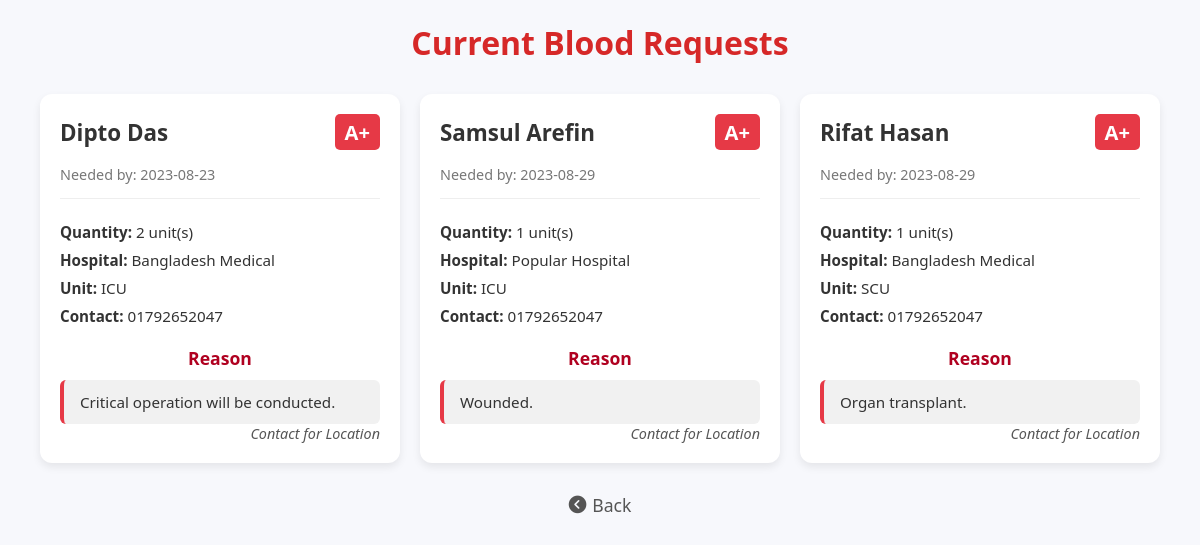
Before: /blood_requests with the older database file.
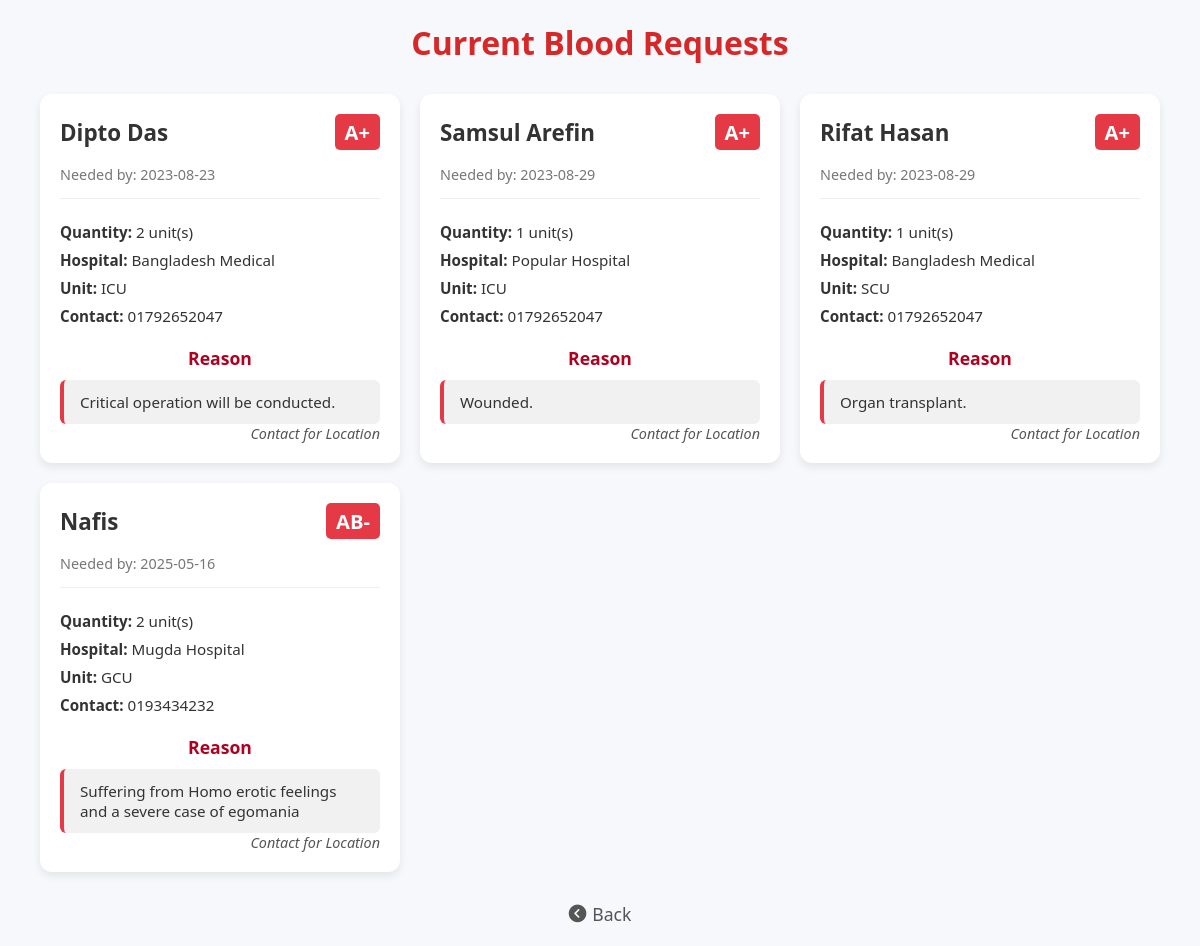
After: the same page with the newer database file.
### tables this page shows
CREATE TABLE "blood_requests" (
    request_id INTEGER PRIMARY KEY AUTOINCREMENT,
    request_by TEXT NOT NULL,
    name TEXT NOT NULL,
    age INTEGER,
    blood_group TEXT,
    quantity INTEGER,
    hospital_unit TEXT,
    hospital_name TEXT,
    date_needed TEXT,
    contact TEXT,
    reason TEXT
);

### views.py (the view)
def blood_requests():
    requests_data = get_all_blood_requests()
    return render_template('bloodrequests_list.html', requests=requests_data)

### encryption.py (called while the page is built)
def decrypt_data(data):
    if data is None:
        return None
    try:
        return fernet.decrypt(data.encode()).decode()
    except:
        return data  # Return original if decryption fails

### models.py (called while the page is built)
def get_all_blood_requests():
    conn = sqlite3.connect(DB_PATH)
    cursor = conn.cursor()
    rows = cursor.execute('SELECT * FROM blood_requests').fetchall()
    conn.close()
    decrypted_requests = []
    for blood in rows:
        decrypted = {
            'id': blood[0],
            'request_by': blood[1],
            'name': decrypt_data(blood[2]),
            'age': decrypt_data(blood[3]),
            'blood_group': decrypt_data(blood[4]),
            'quantity': decrypt_data(blood[5]),
            'hospital_unit': decrypt_data(blood[6]),
            'hospital_name': decrypt_data(blood[7]),
            'date_needed': decrypt_data(blood[8]),
            'contact': decrypt_data(blood[9]),
            'reason': decrypt_data(blood[10]),
            'location': "Contact for Location"
        }
        decrypted_requests.append(decrypted)
    return decrypted_requests

### templates/bloodrequests_list.html (shortened to what this page needs)
<!DOCTYPE html>
<html lang="en">
<head>
    <link rel="stylesheet" href="{{ url_for('static', filename='css/requests_list.css') }}">
    <link rel="stylesheet" href="https://cdnjs.cloudflare.com/ajax/libs/font-awesome/6.5.0/css/all.min.css">
</head>
<body>
    <h1 class="title">Current Blood Requests</h1>
    <div class="cards-container">
        {% for request in requests %}
        <div class="request-card">
            <div class="card-header">
                <h2>{{ request.name }} <span class="blood-group">{{ request.blood_group }}</span></h2>
                <p class="needed-date">Needed by: {{ request.date_needed }}</p>
            </div>
            <div class="card-body">
                <p><strong>Quantity:</strong> {{ request.quantity }} unit(s)</p>
                <p><strong>Hospital:</strong> {{ request.hospital_name }}</p>
                <p><strong>Unit:</strong> {{ request.hospital_unit }}</p>
                <p><strong>Contact:</strong> {{ request.contact }}</p>
                <div class="reason-section">
                    <h3>Reason</h3>
                    <div class="reason-box">{{ request.reason }}</div>
                </div>
            </div>
            <div class="card-footer">
                <span class="location">{{ request.location }}</span>
            </div>
        </div>
        {% endfor %}
    </div>
    <a onclick="history.back();" class="back-btn">
        <i class="fa-solid fa-circle-chevron-left"></i> Back
    </a>
</body>
</html>

### static/css/requests_list.css (style rules this page uses)
body { font-family: 'Segoe UI', Tahoma, Geneva, Verdana, sans-serif; margin: 20px; background-color: #f7f8fc; color: #333; }
.title { text-align: center; margin-bottom: 30px; font-size: 2em; color: #d62828; }
.cards-container { display: grid; grid-template-columns: repeat(auto-fill, minmax(330px, 1fr)); gap: 20px; padding: 0 20px; }
.request-card { background-color: #ffffff; border-radius: 12px; box-shadow: 0 4px 8px rgba(0, 0, 0, 0.08); padding: 20px; display: flex; flex-direction: column; transition: 0.3s ease; }
.card-header { border-bottom: 1px solid #eee; margin-bottom: 15px; }
.card-header h2 { margin: 0; font-size: 1.4em; display: flex; justify-content: space-between; align-items: center; }
.blood-group { background-color: #e63946; color: white; padding: 4px 10px; border-radius: 5px; font-size: 0.9em; }
.needed-date { color: #777; font-size: 0.9em; }
.card-body p { margin: 8px 0; font-size: 0.95em; }
.card-footer { margin-top: auto; text-align: right; color: #555; font-size: 0.9em; font-style: italic; }
.back-btn { display: inline-block; margin: 30px auto 0; text-align: center; font-size: 1.1em; color: #555; text-decoration: none; display: flex; align-items: center; justify-content: center; }
.back-btn i { margin-right: 6px; }
.reason-section { margin-top: 20px; text-align: center; }
.reason-section h3 { margin-bottom: 10px; font-size: 1.1em; color: #b00020; }
.reason-box { background-color: #f1f1f1; border-left: 4px solid #e63946; padding: 12px 16px; border-radius: 6px; text-align: left; font-size: 0.95em; color: #333; }

Changed rows visible on the page:
added blood_requests: name "Nafis", blood_group "AB-", date_needed "2025-05-16", quantity "2", hospital_name "Mugda Hospital", hospital_unit "GCU", contact "0193434232", reason "Suffering from Homo erotic feelings and a severe case of egomania", location "Contact for Location"
